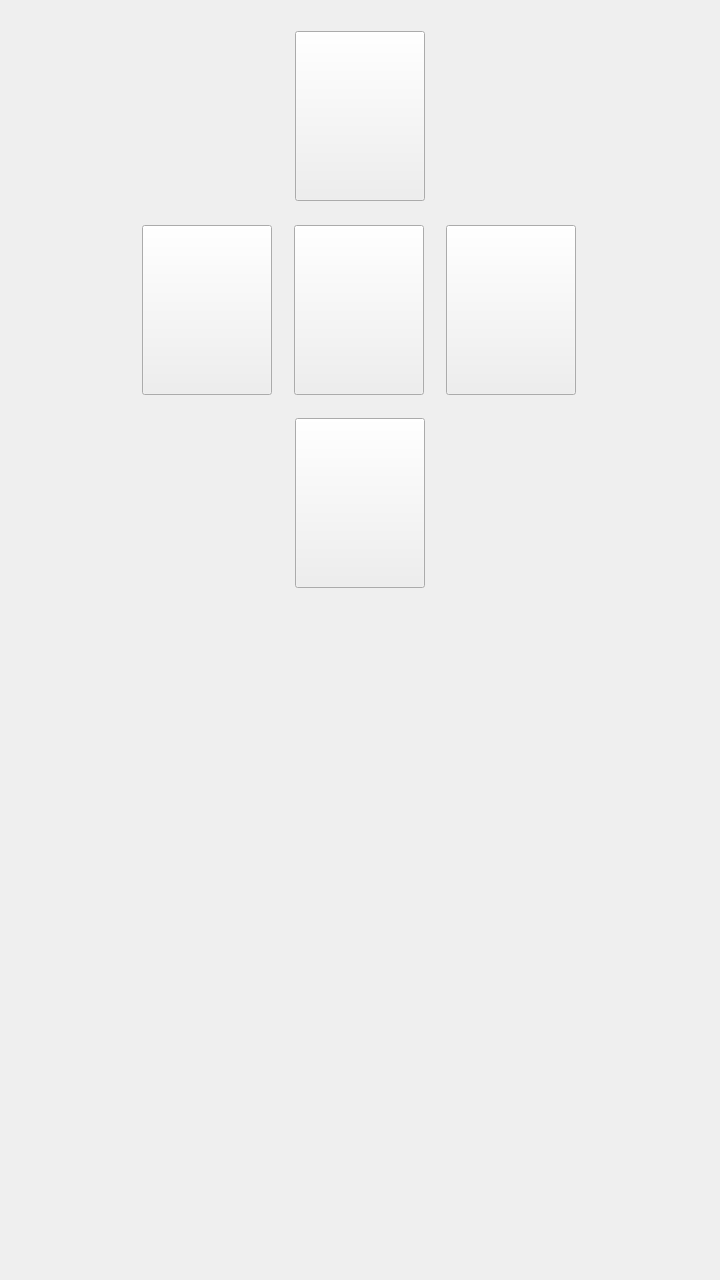
<?xml version="1.0" encoding="UTF-8"?>
<ui version="4.0">
 <class>Widget</class>
 <widget class="QWidget" name="Widget">
  <property name="geometry">
   <rect>
    <x>0</x>
    <y>0</y>
    <width>720</width>
    <height>1280</height>
   </rect>
  </property>
  <property name="minimumSize">
   <size>
    <width>720</width>
    <height>1280</height>
   </size>
  </property>
  <property name="maximumSize">
   <size>
    <width>720</width>
    <height>1280</height>
   </size>
  </property>
  <property name="windowTitle">
   <string>Widget</string>
  </property>
  <layout class="QHBoxLayout" name="horizontalLayout_4">
   <property name="spacing">
    <number>0</number>
   </property>
   <property name="leftMargin">
    <number>0</number>
   </property>
   <property name="topMargin">
    <number>0</number>
   </property>
   <property name="rightMargin">
    <number>0</number>
   </property>
   <property name="bottomMargin">
    <number>0</number>
   </property>
   <item>
    <widget class="QWidget" name="widget_5" native="true">
     <property name="minimumSize">
      <size>
       <width>480</width>
       <height>1280</height>
      </size>
     </property>
     <property name="maximumSize">
      <size>
       <width>480</width>
       <height>1280</height>
      </size>
     </property>
     <layout class="QVBoxLayout" name="verticalLayout_2">
      <property name="spacing">
       <number>0</number>
      </property>
      <property name="leftMargin">
       <number>0</number>
      </property>
      <property name="topMargin">
       <number>0</number>
      </property>
      <property name="rightMargin">
       <number>0</number>
      </property>
      <property name="bottomMargin">
       <number>0</number>
      </property>
      <item>
       <widget class="QWidget" name="widget_2" native="true">
        <property name="minimumSize">
         <size>
          <width>480</width>
          <height>580</height>
         </size>
        </property>
        <property name="maximumSize">
         <size>
          <width>480</width>
          <height>580</height>
         </size>
        </property>
        <layout class="QVBoxLayout" name="verticalLayout">
         <property name="spacing">
          <number>0</number>
         </property>
         <property name="leftMargin">
          <number>0</number>
         </property>
         <property name="topMargin">
          <number>0</number>
         </property>
         <property name="rightMargin">
          <number>0</number>
         </property>
         <property name="bottomMargin">
          <number>0</number>
         </property>
         <item>
          <widget class="QWidget" name="widget_3" native="true">
           <layout class="QHBoxLayout" name="horizontalLayout_2">
            <property name="spacing">
             <number>0</number>
            </property>
            <property name="leftMargin">
             <number>0</number>
            </property>
            <property name="topMargin">
             <number>0</number>
            </property>
            <property name="rightMargin">
             <number>0</number>
            </property>
            <property name="bottomMargin">
             <number>0</number>
            </property>
            <item>
             <widget class="QPushButton" name="left">
              <property name="minimumSize">
               <size>
                <width>130</width>
                <height>170</height>
               </size>
              </property>
              <property name="maximumSize">
               <size>
                <width>130</width>
                <height>170</height>
               </size>
              </property>
              <property name="styleSheet">
               <string notr="true"/>
              </property>
              <property name="text">
               <string/>
              </property>
              <property name="icon">
               <iconset resource="picture/picture.qrc">
                <normaloff>:/go.png</normaloff>:/go.png</iconset>
              </property>
             </widget>
            </item>
           </layout>
          </widget>
         </item>
         <item>
          <widget class="QWidget" name="widget" native="true">
           <layout class="QHBoxLayout" name="horizontalLayout">
            <property name="spacing">
             <number>0</number>
            </property>
            <property name="leftMargin">
             <number>0</number>
            </property>
            <property name="topMargin">
             <number>0</number>
            </property>
            <property name="rightMargin">
             <number>0</number>
            </property>
            <property name="bottomMargin">
             <number>0</number>
            </property>
            <item>
             <widget class="QPushButton" name="back">
              <property name="minimumSize">
               <size>
                <width>130</width>
                <height>170</height>
               </size>
              </property>
              <property name="maximumSize">
               <size>
                <width>130</width>
                <height>170</height>
               </size>
              </property>
              <property name="text">
               <string/>
              </property>
              <property name="icon">
               <iconset resource="picture/picture.qrc">
                <normaloff>:/left.png</normaloff>:/left.png</iconset>
              </property>
             </widget>
            </item>
            <item>
             <widget class="QPushButton" name="stop">
              <property name="minimumSize">
               <size>
                <width>130</width>
                <height>170</height>
               </size>
              </property>
              <property name="maximumSize">
               <size>
                <width>130</width>
                <height>170</height>
               </size>
              </property>
              <property name="text">
               <string/>
              </property>
              <property name="icon">
               <iconset resource="picture/picture.qrc">
                <normaloff>:/stop.png</normaloff>:/stop.png</iconset>
              </property>
             </widget>
            </item>
            <item>
             <widget class="QPushButton" name="go">
              <property name="minimumSize">
               <size>
                <width>130</width>
                <height>170</height>
               </size>
              </property>
              <property name="maximumSize">
               <size>
                <width>130</width>
                <height>170</height>
               </size>
              </property>
              <property name="text">
               <string/>
              </property>
              <property name="icon">
               <iconset resource="picture/picture.qrc">
                <normaloff>:/right.png</normaloff>:/right.png</iconset>
              </property>
             </widget>
            </item>
           </layout>
          </widget>
         </item>
         <item>
          <widget class="QWidget" name="widget_4" native="true">
           <layout class="QHBoxLayout" name="horizontalLayout_3">
            <property name="spacing">
             <number>0</number>
            </property>
            <property name="leftMargin">
             <number>0</number>
            </property>
            <property name="topMargin">
             <number>0</number>
            </property>
            <property name="rightMargin">
             <number>0</number>
            </property>
            <property name="bottomMargin">
             <number>0</number>
            </property>
            <item>
             <widget class="QPushButton" name="right">
              <property name="minimumSize">
               <size>
                <width>130</width>
                <height>170</height>
               </size>
              </property>
              <property name="maximumSize">
               <size>
                <width>130</width>
                <height>170</height>
               </size>
              </property>
              <property name="text">
               <string/>
              </property>
              <property name="icon">
               <iconset resource="picture/picture.qrc">
                <normaloff>:/back.png</normaloff>:/back.png</iconset>
              </property>
             </widget>
            </item>
           </layout>
          </widget>
         </item>
        </layout>
       </widget>
      </item>
      <item>
       <widget class="QLabel" name="label">
        <property name="minimumSize">
         <size>
          <width>480</width>
          <height>640</height>
         </size>
        </property>
        <property name="maximumSize">
         <size>
          <width>480</width>
          <height>640</height>
         </size>
        </property>
        <property name="text">
         <string/>
        </property>
       </widget>
      </item>
     </layout>
    </widget>
   </item>
  </layout>
 </widget>
 <resources>
  <include location="picture/picture.qrc"/>
 </resources>
 <connections/>
</ui>
